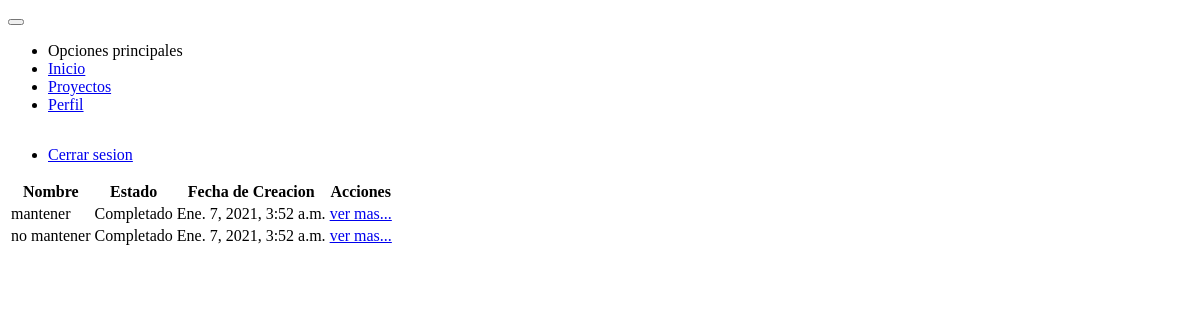
The page /proyectos/ver/wrike/ (signed in) on the database its author committed.
### tasks/models.py (models this page shows, shortened)
class Task(models.Model):
    project = models.ForeignKey(Project, on_delete=models.CASCADE)
    type_task = models.ForeignKey(TypeTask, on_delete=models.CASCADE)
    task = models.CharField(max_length=50)
    description = models.TextField()
    status = models.BooleanField(default=False)
    percentage = models.IntegerField(default=0)
    slug = models.SlugField(max_length=60, unique=True)
    created_at = models.DateTimeField(auto_now_add=timezone.now)
    updated_at = models.DateTimeField(auto_now=timezone.now)

### projects/views.py (the view)
# urls.py: path('proyectos/ver/<slug>/', views.ProjectView.as_view(), name='view_project'),
class ProjectView(LoginRequiredMixin, DetailView):
    login_url = 'users:login'
    template_name = 'projects/view_project.html'
    def get_queryset(self):
        developer = User.objects.filter(pk=self.request.user.pk).first()
        return Project.objects.filter(developer=developer).annotate(Count('task__activities'))

### projects/templates/projects/view_project.html (shortened to what this page needs)
{% extends 'base.html' %}
{% block content %}
    <div class="card text-center">
        <div class="card-content m-2">
            <table class="table" data-role="table" data-horizontal-scroll="true" data-table-search-title="Buscar: " data-table-rows-count-title="Cantidad a mostrar" data-search-threshold="25">
                    <thead>
                        <tr>
                            <th>Nombre</th>
                            <th>Estado</th>
                            <th>Fecha de Creacion</th>
                            <th>Acciones</th>
                        </tr>
                    </thead>
                    <tbody>
                        {% for task in object.task_set.all %}
                            <tr>
                                <td>{{ task.task }}</td>
                                <td>{{ task.status|yesno:'Completado,En proceso' }}</td>
                                <td>{{ task.created_at }}</td>
                                <td>
                                    <a href="{% url 'tasks:update_task' task.slug %}" class="button info"> ver mas...</a>
                                </td>
                            </tr>
                        {% endfor %}
                    </tbody>
            </table>
        </div>
    </div>
{% endblock %}

### rows shown on the page
Task: task "mantener", status "Completado", created_at "Ene. 7, 2021, 3:52 a.m."
Task: task "no mantener", status "Completado", created_at "Ene. 7, 2021, 3:52 a.m."
